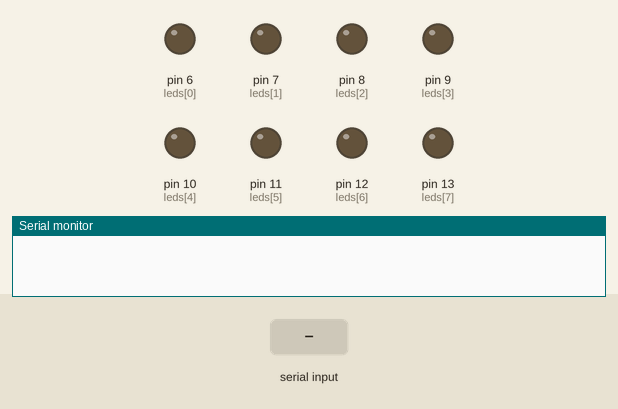
The sketch below on a simulated Arduino Uno, built with avr-gcc and run on an emulated ATmega328P. Parts: output pins drawn as LEDs (lit = HIGH), the last lines printed to the serial monitor. The inputs (shaded band) are chosen by the test bench.

Above: at 1.2 s.
1.3 s: "1" received over Serial
At 2.1 s:
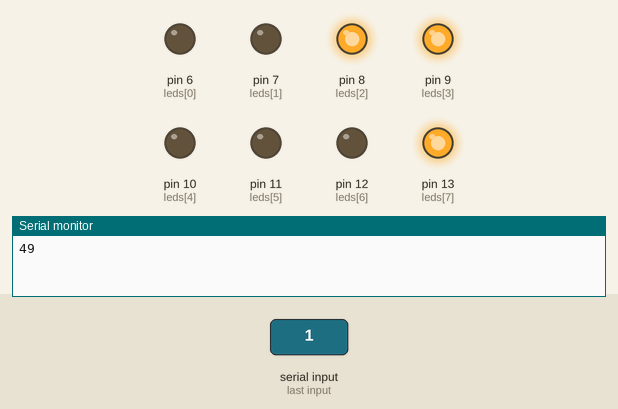
Timing chart, 0 to 7.8 s (numbered marks = the images above; inputs shaded):
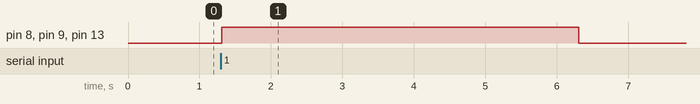

Measured:
- after the input at 1.3 s, pin 8 (leds[2]), pin 9 (leds[3]), pin 13 (leds[7]): LOW → HIGH at once, → LOW 5.0 s later

The sketch:

PracticaA.ino
```cpp
int leds[8] = { 6, 7, 8, 9, 10, 11, 12, 13};

void setup() {
  // put your setup code here, to run once:
  for (int i = 0; i < 8; i++)
  {
    pinMode(leds[i], OUTPUT);
  }
  Serial.begin(9600);
  Serial.setTimeout(10);
}
String valor; //numero decimal a leer
int k,i,residuo,ascii;
void loop() {
  // put your main code here, to run repeatedly:
  if (Serial.available() > 0)
  {
    valor = Serial.readString();

    for(i=0; i < valor.length(); i++)
    {
      k=7;
      ascii=valor.charAt(i);
      Serial.println(ascii);
      while (ascii > 0)
      {
        residuo = ascii % 2;
        ascii = ascii / 2;
        digitalWrite(leds[k], residuo);
        k--;
      }
      for (; k >= 0; k--)
      {
        digitalWrite(leds[k], 0);
      }
      delay(5000);
      limpiar();
      delay(2000);
    }
  }

}
void limpiar()
{
  for (int i = 0; i < 8; i++)
  {
    digitalWrite(leds[i], 0);
  }
}
```
